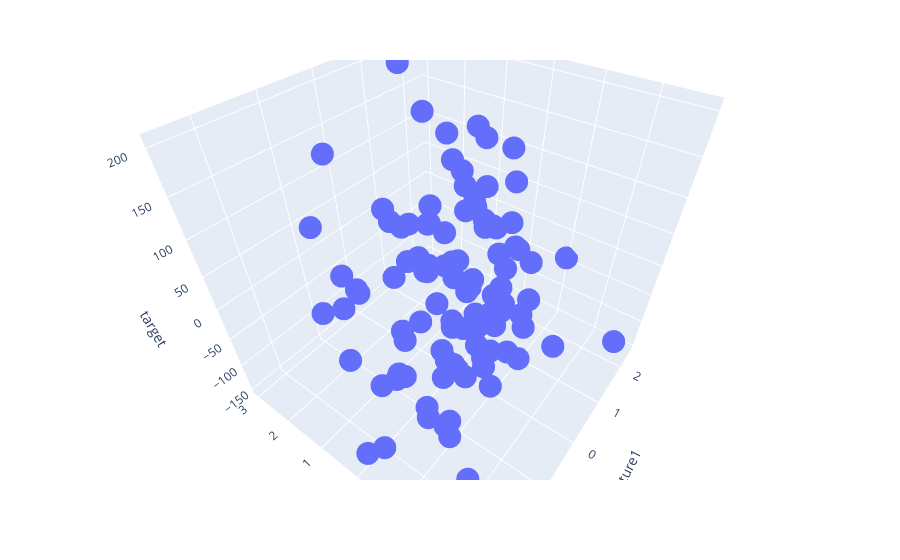

Write notebook code for a chart like this one.
### Code cell
fig = px.scatter_3d(df, x='feature1', y='feature2', z='target')

fig.show()
